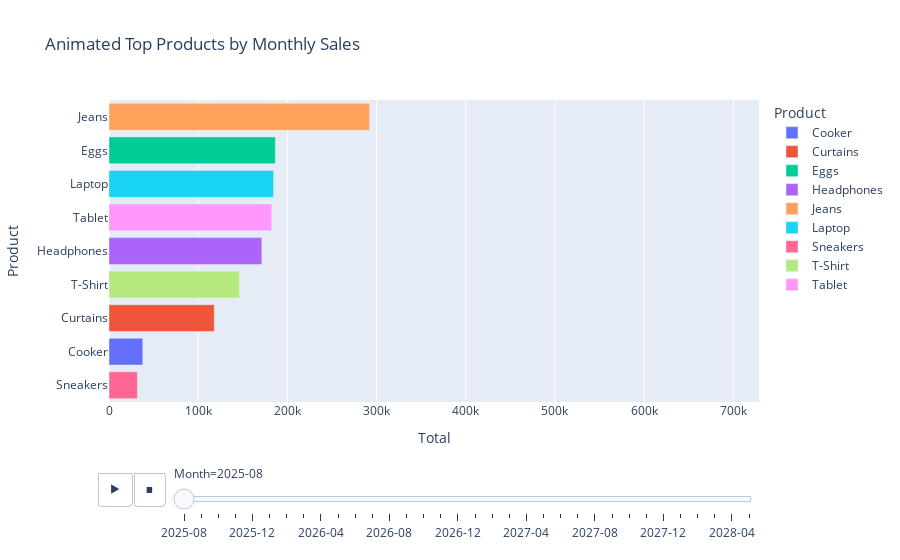

Source (notebook cell):
### Code cell
df['Date'] = pd.to_datetime(df['Date'], errors='coerce')
df['Month'] = df['Date'].dt.to_period('M').astype(str)

# Aggregate by month and product
monthly_top = df.groupby(['Month', 'Product'])['Total'].sum().reset_index()

# Sort for animation
fig = px.bar(
    monthly_top,
    x='Total',
    y='Product',
    color='Product',
    animation_frame='Month',
    range_x=[0, monthly_top['Total'].max()*1.2],
    title="Animated Top Products by Monthly Sales"
)
fig.update_layout(yaxis={'categoryorder':'total ascending'})
fig.show()

### Figure 1 — Plotly figure (JSON) as saved in the notebook; plotly's stock layout.template omitted (floating-point values rounded to 4 significant figures)
{"data": [{"hovertemplate": "Product=%{y}<br>Month=2025-08<br>Total=%{x}<extra></extra>", "legendgroup": "Cooker", "marker": {"color": "#636efa", "pattern": {"shape": ""}}, "name": "Cooker", "orientation": "h", "showlegend": true, "textposition": "auto", "type": "bar", "x": [37860.0], "xaxis": "x", "y": ["Cooker"], "yaxis": "y"}, {"hovertemplate": "Product=%{y}<br>Month=2025-08<br>Total=%{x}<extra></extra>", "legendgroup": "Curtains", "marker": {"color": "#EF553B", "pattern": {"shape": ""}}, "name": "Curtains", "orientation": "h", "showlegend": true, "textposition": "auto", "type": "bar", "x": [118000.0], "xaxis": "x", "y": ["Curtains"], "yaxis": "y"}, {"hovertemplate": "Product=%{y}<br>Month=2025-08<br>Total=%{x}<extra></extra>", "legendgroup": "Eggs", "marker": {"color": "#00cc96", "pattern": {"shape": ""}}, "name": "Eggs", "orientation": "h", "showlegend": true, "textposition": "auto", "type": "bar", "x": [186500.0], "xaxis": "x", "y": ["Eggs"], "yaxis": "y"}, {"hovertemplate": "Product=%{y}<br>Month=2025-08<br>Total=%{x}<extra></extra>", "legendgroup": "Headphones", "marker": {"color": "#ab63fa", "pattern": {"shape": ""}}, "name": "Headphones", "orientation": "h", "showlegend": true, "textposition": "auto", "type": "bar", "x": [171400.0], "xaxis": "x", "y": ["Headphones"], "yaxis": "y"}, {"hovertemplate": "Product=%{y}<br>Month=2025-08<br>Total=%{x}<extra></extra>", "legendgroup": "Jeans", "marker": {"color": "#FFA15A", "pattern": {"shape": ""}}, "name": "Jeans", "orientation": "h", "showlegend": true, "textposition": "auto", "type": "bar", "x": [292200.0], "xaxis": "x", "y": ["Jeans"], "yaxis": "y"}, {"hovertemplate": "Product=%{y}<br>Month=2025-08<br>Total=%{x}<extra></extra>", "legendgroup": "Laptop", "marker": {"color": "#19d3f3", "pattern": {"shape": ""}}, "name": "Laptop", "orientation": "h", "showlegend": true, "textposition": "auto", "type": "bar", "x": [184500.0], "xaxis": "x", "y": ["Laptop"], "yaxis": "y"}, {"hovertemplate": "Product=%{y}<br>Month=2025-08<br>Total=%{x}<extra></extra>", "legendgroup": "Sneakers", "marker": {"color": "#FF6692", "pattern": {"shape": ""}}, "name": "Sneakers", "orientation": "h", "showlegend": true, "textposition": "auto", "type": "bar", "x": [31830.0], "xaxis": "x", "y": ["Sneakers"], "yaxis": "y"}, {"hovertemplate": "Product=%{y}<br>Month=2025-08<br>Total=%{x}<extra></extra>", "legendgroup": "T-Shirt", "marker": {"color": "#B6E880", "pattern": {"shape": ""}}, "name": "T-Shirt", "orientation": "h", "showlegend": true, "textposition": "auto", "type": "bar", "x": [146400.0], "xaxis": "x", "y": ["T-Shirt"], "yaxis": "y"}, {"hovertemplate": "Product=%{y}<br>Month=2025-08<br>Total=%{x}<extra></extra>", "legendgroup": "Tablet", "marker": {"color": "#FF97FF", "pattern": {"shape": ""}}, "name": "Tablet", "orientation": "h", "showlegend": true, "textposition": "auto", "type": "bar", "x": [182500.0], "xaxis": "x", "y": ["Tablet"], "yaxis": "y"}], "layout": {"barmode": "relative", "legend": {"title": {"text": "Product"}, "tracegroupgap": 0}, "sliders": [{"active": 0, "currentvalue": {"prefix": "Month="}, "len": 0.9, "pad": {"b": 10, "t": 60}, "steps": [{"args": [["2025-08"], {"frame": {"duration": 0, "redraw": true}, "fromcurrent": true, "mode": "immediate", "transition": {"duration": 0, "easing": "linear"}}], "label": "2025-08", "method": "animate"}, {"args": [["2025-09"], {"frame": {"duration": 0, "redraw": true}, "fromcurrent": true, "mode": "immediate", "transition": {"duration": 0, "easing": "linear"}}], "label": "2025-09", "method": "animate"}, {"args": [["2025-10"], {"frame": {"duration": 0, "redraw": true}, "fromcurrent": true, "mode": "immediate", "transition": {"duration": 0, "easing": "linear"}}], "label": "2025-10", "method": "animate"}, {"args": [["2025-11"], {"frame": {"duration": 0, "redraw": true}, "fromcurrent": true, "mode": "immediate", "transition": {"duration": 0, "easing": "linear"}}], "label": "2025-11", "method": "animate"}, {"args": [["2025-12"], {"frame": {"duration": 0, "redraw": true}, "fromcurrent": true, "mode": "immediate", "transition": {"duration": 0, "easing": "linear"}}], "label": "2025-12", "method": "animate"}, {"args": [["2026-01"], {"frame": {"duration": 0, "redraw": true}, "fromcurrent": true, "mode": "immediate", "transition": {"duration": 0, "easing": "linear"}}], "label": "2026-01", "method": "animate"}, {"args": [["2026-02"], {"frame": {"duration": 0, "redraw": true}, "fromcurrent": true, "mode": "immediate", "transition": {"duration": 0, "easing": "linear"}}], "label": "2026-02", "method": "animate"}, {"args": [["2026-03"], {"frame": {"duration": 0, "redraw": true}, "fromcurrent": true, "mode": "immediate", "transition": {"duration": 0, "easing": "linear"}}], "label": "2026-03", "method": "animate"}, {"args": [["2026-04"], {"frame": {"duration": 0, "redraw": true}, "fromcurrent": true, "mode": "immediate", "transition": {"duration": 0, "easing": "linear"}}], "label": "2026-04", "method": "animate"}, {"args": [["2026-05"], {"frame": {"duration": 0, "redraw": true}, "fromcurrent": true, "mode": "immediate", "transition": {"duration": 0, "easing": "linear"}}], "label": "2026-05", "method": "animate"}, {"args": [["2026-06"], {"frame": {"duration": 0, "redraw": true}, "fromcurrent": true, "mode": "immediate", "transition": {"duration": 0, "easing": "linear"}}], "label": "2026-06", "method": "animate"}, {"args": [["2026-07"], {"frame": {"duration": 0, "redraw": true}, "fromcurrent": true, "mode": "immediate", "transition": {"duration": 0, "easing": "linear"}}], "label": "2026-07", "method": "animate"}, {"args": [["2026-08"], {"frame": {"duration": 0, "redraw": true}, "fromcurrent": true, "mode": "immediate", "transition": {"duration": 0, "easing": "linear"}}], "label": "2026-08", "method": "animate"}, {"args": [["2026-09"], {"frame": {"duration": 0, "redraw": true}, "fromcurrent": true, "mode": "immediate", "transition": {"duration": 0, "easing": "linear"}}], "label": "2026-09", "method": "animate"}, {"args": [["2026-10"], {"frame": {"duration": 0, "redraw": true}, "fromcurrent": true, "mode": "immediate", "transition": {"duration": 0, "easing": "linear"}}], "label": "2026-10", "method": "animate"}, {"args": [["2026-11"], {"frame": {"duration": 0, "redraw": true}, "fromcurrent": true, "mode": "immediate", "transition": {"duration": 0, "easing": "linear"}}], "label": "2026-11", "method": "animate"}, {"args": [["2026-12"], {"frame": {"duration": 0, "redraw": true}, "fromcurrent": true, "mode": "immediate", "transition": {"duration": 0, "easing": "linear"}}], "label": "2026-12", "method": "animate"}, {"args": [["2027-01"], {"frame": {"duration": 0, "redraw": true}, "fromcurrent": true, "mode": "immediate", "transition": {"duration": 0, "easing": "linear"}}], "label": "2027-01", "method": "animate"}, {"args": [["2027-02"], {"frame": {"duration": 0, "redraw": true}, "fromcurrent": true, "mode": "immediate", "transition": {"duration": 0, "easing": "linear"}}], "label": "2027-02", "method": "animate"}, {"args": [["2027-03"], {"frame": {"duration": 0, "redraw": true}, "fromcurrent": true, "mode": "immediate", "transition": {"duration": 0, "easing": "linear"}}], "label": "2027-03", "method": "animate"}, {"args": [["2027-04"], {"frame": {"duration": 0, "redraw": true}, "fromcurrent": true, "mode": "immediate", "transition": {"duration": 0, "easing": "linear"}}], "label": "2027-04", "method": "animate"}, {"args": [["2027-05"], {"frame": {"duration": 0, "redraw": true}, "fromcurrent": true, "mode": "immediate", "transition": {"duration": 0, "easing": "linear"}}], "label": "2027-05", "method": "animate"}, {"args": [["2027-06"], {"frame": {"duration": 0, "redraw": true}, "fromcurrent": true, "mode": "immediate", "transition": {"duration": 0, "easing": "linear"}}], "label": "2027-06", "method": "animate"}, {"args": [["2027-07"], {"frame": {"duration": 0, "redraw": true}, "fromcurrent": true, "mode": "immediate", "transition": {"duration": 0, "easing": "linear"}}], "label": "2027-07", "method": "animate"}, {"args": [["2027-08"], {"frame": {"duration": 0, "redraw": true}, "fromcurrent": true, "mode": "immediate", "transition": {"duration": 0, "easing": "linear"}}], "label": "2027-08", "method": "animate"}, {"args": [["2027-09"], {"frame": {"duration": 0, "redraw": true}, "fromcurrent": true, "mode": "immediate", "transition": {"duration": 0, "easing": "linear"}}], "label": "2027-09", "method": "animate"}, {"args": [["2027-10"], {"frame": {"duration": 0, "redraw": true}, "fromcurrent": true, "mode": "immediate", "transition": {"duration": 0, "easing": "linear"}}], "label": "2027-10", "method": "animate"}, {"args": [["2027-11"], {"frame": {"duration": 0, "redraw": true}, "fromcurrent": true, "mode": "immediate", "transition": {"duration": 0, "easing": "linear"}}], "label": "2027-11", "method": "animate"}, {"args": [["2027-12"], {"frame": {"duration": 0, "redraw": true}, "fromcurrent": true, "mode": "immediate", "transition": {"duration": 0, "easing": "linear"}}], "label": "2027-12", "method": "animate"}, {"args": [["2028-01"], {"frame": {"duration": 0, "redraw": true}, "fromcurrent": true, "mode": "immediate", "transition": {"duration": 0, "easing": "linear"}}], "label": "2028-01", "method": "animate"}, {"args": [["2028-02"], {"frame": {"duration": 0, "redraw": true}, "fromcurrent": true, "mode": "immediate", "transition": {"duration": 0, "easing": "linear"}}], "label": "2028-02", "method": "animate"}, {"args": [["2028-03"], {"frame": {"duration": 0, "redraw": true}, "fromcurrent": true, "mode": "immediate", "transition": {"duration": 0, "easing": "linear"}}], "label": "2028-03", "method": "animate"}, {"args": [["2028-04"], {"frame": {"duration": 0, "redraw": true}, "fromcurrent": true, "mode": "immediate", "transition": {"duration": 0, "easing": "linear"}}], "label": "2028-04", "method": "animate"}, {"args": [["2028-05"], {"frame": {"duration": 0, "redraw": true}, "fromcurrent": true, "mode": "immediate", "transition": {"duration": 0, "easing": "linear"}}], "label": "2028-05", "method": "animate"}], "x": 0.1, "xanchor": "left", "y": 0, "yanchor": "top"}], "title": {"text": "Animated Top Products by Monthly Sales"}, "updatemenus": [{"buttons": [{"args": [null, {"frame": {"duration": 500, "redraw": true}, "fromcurrent": true, "mode": "immediate", "transition": {"duration": 500, "easing": "linear"}}], "label": "&#9654;", "method": "animate"}, {"args": [[null], {"frame": {"duration": 0, "redraw": true}, "fromcurrent": true, "mode": "immediate", "transition": {"duration": 0, "easing": "linear"}}], "label": "&#9724;", "method": "animate"}], "direction": "left", "pad": {"r": 10, "t": 70}, "showactive": false, "type": "buttons", "x": 0.1, "xanchor": "right", "y": 0, "yanchor": "top"}], "xaxis": {"anchor": "y", "domain": [0, 1], "range": [0, 728800.0], "title": {"text": "Total"}}, "yaxis": {"anchor": "x", "categoryarray": ["Sofa", "Smartphone", "Rice", "Mixer", "Milk", "Jacket", "Bread", "Tablet", "T-Shirt", "Sneakers", "Laptop", "Jeans", "Headphones", "Eggs", "Curtains", "Cooker"], "categoryorder": "total ascending", "domain": [0, 1], "title": {"text": "Product"}}}}
